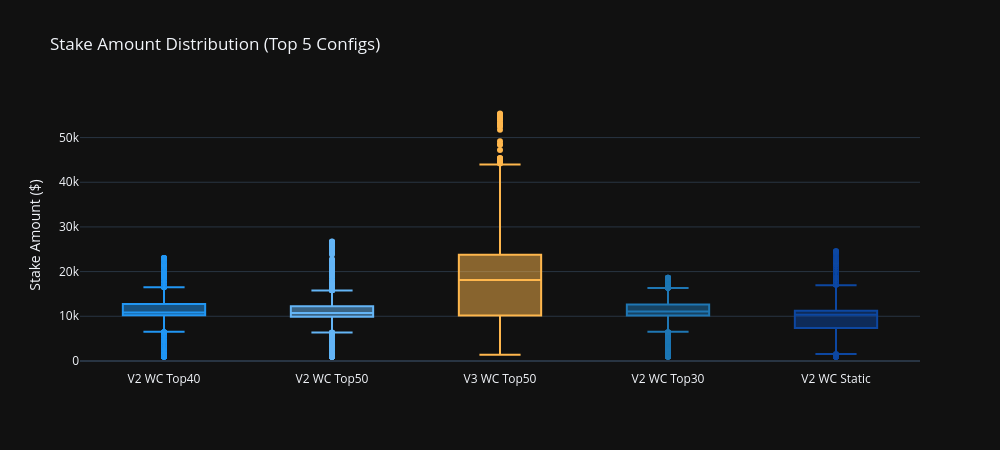

This figure's notebook cell:
### Code cell
# Stake amount distribution
fig_stake = go.Figure()
for label in top5_calmar:
    tdf = all_trades[label]
    color = COLOR_MAP.get(label, "gray")
    fig_stake.add_trace(
        go.Box(
            y=tdf["stake_amount"],
            name=label,
            marker_color=color,
        )
    )
fig_stake.update_layout(
    title="Stake Amount Distribution (Top 5 Configs)",
    yaxis_title="Stake Amount ($)",
    height=450, width=1000,
    showlegend=False,
)
fig_stake.show()

### Figure 1 — Plotly figure (JSON) as saved in the notebook; plotly's stock layout.template omitted (floating-point values rounded to 4 significant figures; data arrays with more than 128 entries replaced by an {"elided": "..."} marker saying what was removed)
{"data": [{"marker": {"color": "#2196F3"}, "name": "V2 WC Top40", "type": "box", "y": {"elided": "1666 float values"}}, {"marker": {"color": "#64B5F6"}, "name": "V2 WC Top50", "type": "box", "y": {"elided": "1858 float values"}}, {"marker": {"color": "#FFB74D"}, "name": "V3 WC Top50", "type": "box", "y": {"elided": "1497 float values"}}, {"marker": {"color": "#1f77b4"}, "name": "V2 WC Top30", "type": "box", "y": {"elided": "1380 float values"}}, {"marker": {"color": "#0D47A1"}, "name": "V2 WC Static", "type": "box", "y": {"elided": "2049 float values"}}], "layout": {"height": 450, "showlegend": false, "title": {"text": "Stake Amount Distribution (Top 5 Configs)"}, "width": 1000, "yaxis": {"title": {"text": "Stake Amount ($)"}}}}
